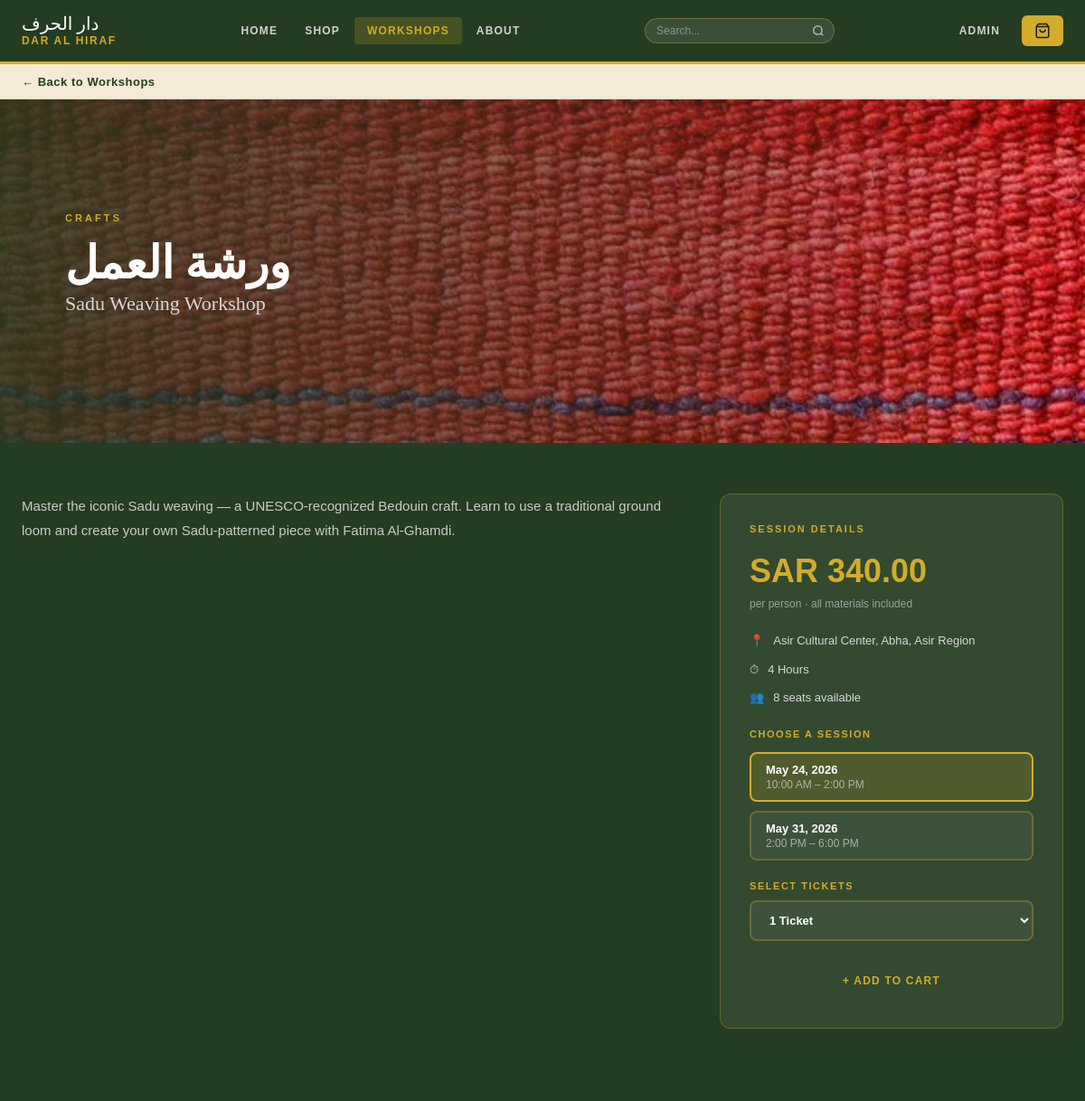
Page /dar-al-hrf/workshop.php?id=14 on the committed database.
### tables this page shows
CREATE TABLE `products` (
  `pid` int(11) NOT NULL,
  `name` varchar(255) NOT NULL,
  `category` varchar(100) NOT NULL,
  `description` text DEFAULT NULL,
  `material` varchar(255) DEFAULT NULL,
  `price` decimal(10,2) NOT NULL,
  `artisan` varchar(255) NOT NULL,
  `image` varchar(500) NOT NULL,
  `quantity` int(11) DEFAULT NULL,
  `location` varchar(255) DEFAULT NULL,
  `duration` varchar(50) DEFAULT NULL,
  `sessions` text DEFAULT NULL,
  `seats` int(11) DEFAULT NULL,
  `admin_id` int(11) DEFAULT NULL,
  `slots_json` text DEFAULT NULL
);

### dar-al-hrf/workshop.php (the view, shortened to what this page needs)
<?php
require 'db.php';
$wid = isset($_GET['id']) ? trim($_GET['id']) : '';
if (empty($wid)) {
    $workshopNotFound = true;
} else {
    $stmt = $pdo->prepare("SELECT * FROM products WHERE pid = ? AND category = 'Workshop'");
    $stmt->execute([$wid]);
    $product = $stmt->fetch();
    if (!$product) {
        $workshopNotFound = true;
    } else {
        $workshopNotFound = false;
        $seatsAvailable = isset($product['quantity']) ? (int)$product['quantity'] : 0;
        $isSoldOut = ($seatsAvailable <= 0);
        if (!empty($product['slots_json'])) {
            $slots = json_decode($product['slots_json'], true);
        } else {
            $slots = [
                ['date' => 'May 24, 2026', 'time' => '10:00 AM – 2:00 PM'],
                ['date' => 'May 31, 2026', 'time' => '2:00 PM – 6:00 PM']
            ];
        }
    }
}
?>
<!DOCTYPE html>
<html lang="en">
<head>
  <link rel="stylesheet" href="style.css"/>
</head>
<body>
<nav class="navbar" aria-label="Main navigation">
  <div class="navbar-inner">
    <a href="index.php" class="navbar-logo">
      <span class="logo-ar" lang="ar">دار الحرف</span>
      <span class="logo-en">Dar Al Hiraf</span>
    </a>
    <div class="navbar-nav">
      <a href="index.php">Home</a>
      <a href="shop.php">Shop</a>
      <a href="workshops.php" class="active">Workshops</a>
      <a href="about.html">About</a>
    </div>
    <form class="navbar-search" onsubmit="event.preventDefault();var v=this.querySelector('input').value.trim();if(v)window.location.href='search.html?q='+encodeURIComponent(v);" role="search">
      <input class="navbar-search-input" type="search" placeholder="Search..." aria-label="Search">
      <button class="navbar-search-btn" type="submit" aria-label="Search">
        <svg viewBox="0 0 24 24"><circle cx="11" cy="11" r="8"/><line x1="21" y1="21" x2="16.65" y2="16.65"/></svg>
      </button>
    </form>
    <div class="navbar-right">
      <a id="adminNavLink" href="admin-login.php" class="navbar-admin-link">Admin</a>
      <a href="checkout.php" class="navbar-cart-btn" id="cartBtn" aria-label="View cart">
        <svg viewBox="0 0 24 24" aria-hidden="true" width="18" height="18" stroke="#1a1a1a" fill="none" stroke-width="2"><path d="M6 2L3 6v14a2 2 0 002 2h14a2 2 0 002-2V6l-3-4z"/><line x1="3" y1="6" x2="21" y2="6"/><path d="M16 10a4 4 0 01-8 0"/></svg>
      </a>
    </div>
  </div>
</nav>
<main id="main-content">
  <div class="back-bar"><div class="container"><a href="workshops.php" class="back-link">&#8592; Back to Workshops</a></div></div>
  <?php if ($workshopNotFound): ?>
  <div id="not-found">
    <h2 style="color:var(--white);margin-bottom:12px;">Workshop Not Found</h2>
    <a href="workshops.php" class="btn btn-gold">View All Workshops</a>
  </div>
  <?php else: ?>
  <div class="workshop-detail-hero">
    <img src="<?php echo htmlspecialchars($product['image']); ?>" alt=""/>
    <div class="hero-overlay"></div>
    <div class="hero-content">
      <p class="hero-eyebrow"><?php echo htmlspecialchars(strtoupper($product['material'] ?? 'Crafts')); ?></p>
      <h1 class="hero-title-ar" lang="ar"><?php echo htmlspecialchars($product['name_ar'] ?? 'ورشة العمل'); ?></h1>
      <p class="hero-title-en"><?php echo htmlspecialchars($product['name']); ?></p>
    </div>
  </div>
  <div class="wd-wrap">
    <div class="container">
      <div class="wd-grid">
        <div>
          <p class="wd-desc"><?php echo nl2br(htmlspecialchars($product['description'])); ?></p>
        </div>
        <form method="POST" action="" class="wd-card">
          <p class="wd-card-title">Session Details</p>
          <div class="wd-price-big">SAR <?php echo number_format($product['price'], 2); ?></div>
          <p class="wd-price-sub">per person · all materials included</p>
          <div class="wd-detail-row"><span>📍</span><span><?php echo htmlspecialchars($product['location'] ?? 'Dar Al Hiraf Studio'); ?></span></div>
          <div class="wd-detail-row"><span>⏱</span><span><?php echo htmlspecialchars($product['duration'] ?? 'Flexible hours'); ?></span></div>
          <div class="wd-detail-row"><span>👥</span><span><?php echo $isSoldOut ? 'Sold Out' : $seatsAvailable . ' seats available'; ?></span></div>
          <p class="wd-slots-title">Choose a Session</p>
          <div class="slot-grid">
            <?php foreach ($slots as $index => $slot): ?>
              <label class="slot-lbl">
                <div class="slot-box">
                  <span class="slot-date"><?php echo htmlspecialchars($slot['date']); ?></span>
                  <span class="slot-time"><?php echo htmlspecialchars($slot['time']); ?></span>
                </div>
              </label>
            <?php endforeach; ?>
          </div>
          <?php if(!$isSoldOut): ?>
            <div style="margin-bottom: 24px;">
              <p class="wd-slots-title" style="margin: 0 0 10px 0;">Select Tickets</p>
              <select name="quantity" style="width:100%; padding:12px 16px; background:rgba(255,255,255,.05); border:2px solid rgba(210,172,43,.3); border-radius:8px; color:var(--white); font-size:13px; font-weight: 600; outline:none; cursor:pointer;">
                <?php
                  $maxTickets = min($seatsAvailable, 10);
                  for($i = 1; $i <= $maxTickets; $i++):
                ?>
                  <option value="<?php echo $i; ?>" style="background: rgb(26, 43, 24);"><?php echo $i; ?> Ticket<?php echo $i > 1 ? 's' : ''; ?></option>
                <?php endfor; ?>
              </select>
            </div>
          <?php endif; ?>
          <?php if($isSoldOut): ?>
            <button type="button" class="btn btn-gold btn-disabled" style="width:100%; border:none; padding:14px;" disabled>Sold Out</button>
          <?php else: ?>
            <button type="submit" class="btn btn-outline-gold" style="width:100%; border:none; padding:13px; cursor:pointer;" onclick="document.getElementById('action-type').value='cart';">+ Add to Cart</button>
          <?php endif; ?>
        </form>
      </div>
    </div>
  </div>
  <?php endif; ?>
</main>
</body>
</html>

### dar-al-hrf/workshop.php (style rules this page uses)
.workshop-detail-hero { height: 380px; position:relative; overflow:hidden; }
.workshop-detail-hero img { width:100%; height:100%; object-fit:cover; }
.workshop-detail-hero .hero-overlay { position:absolute;inset:0;background:linear-gradient(to right,rgba(36,60,33,.85) 0%,rgba(36,60,33,.4) 60%,transparent 100%); }
.workshop-detail-hero .hero-content { position:absolute;top:0;left:0;bottom:0;display:flex;flex-direction:column;justify-content:center;padding:0 72px;max-width:620px; }
.wd-wrap { padding: 56px 0 80px; background: var(--green); }
.wd-grid { display:grid; grid-template-columns:1fr 380px; gap:48px; align-items:start; }
.wd-card { background:rgba(255,255,255,.07); border:1px solid rgba(210,172,43,.3); border-radius:12px; padding:32px; position:sticky; top:90px; }
.wd-card-title { font-size:11px;font-weight:700;letter-spacing:.18em;text-transform:uppercase;color:var(--gold);margin-bottom:20px; }
.wd-price-big { font-size:36px;font-weight:800;color:var(--gold);margin-bottom:8px; }
.wd-price-sub { font-size:12px;color:rgba(255,255,255,.5);margin-bottom:24px; }
.wd-detail-row { display:flex;align-items:flex-start;gap:10px;font-size:13px;color:rgba(255,255,255,.8);margin-bottom:12px;line-height:1.5; }
.wd-slots-title { font-size:11px;font-weight:700;letter-spacing:.14em;text-transform:uppercase;color:var(--gold);margin:24px 0 14px; }
.slot-grid { display:flex;flex-direction:column;gap:10px;margin-bottom:22px; }
.slot-lbl { cursor:pointer; position: relative; display: block; }
.slot-lbl input[type=radio]:checked + .slot-box { border-color:var(--gold);background:rgba(210,172,43,.18); }
.slot-box { display:flex;flex-direction:column;padding:10px 16px;border:2px solid rgba(210,172,43,.3);border-radius:8px;background:rgba(255,255,255,.05);transition:all .2s; }
.slot-date { font-size:13px;font-weight:700;color:var(--white);margin-bottom:2px; }
.slot-time { font-size:12px;color:rgba(255,255,255,.55); }
.wd-desc { font-size:15px;color:rgba(255,255,255,.75);line-height:1.8;margin-bottom:28px; }

### rows in the picture
products: image (picture), material "CRAFTS", name "Sadu Weaving Workshop", description "Master the iconic Sadu weaving — a UNESCO-recognized Bedouin craft. Learn to use a traditional ground loom and create your own Sadu-patterned piece with Fatima Al-Ghamdi.", price "340.00", location "Asir Cultural Center, Abha, Asir Region", duration "4 Hours", quantity "8"

### other values in the picture
$product['name_ar'] "ورشة العمل"
$slot['date'] "May 24, 2026"
$slot['time'] "10:00 AM – 2:00 PM"
$slot['date'] "May 31, 2026"
$slot['time'] "2:00 PM – 6:00 PM"
form field quantity "1 Ticket"
